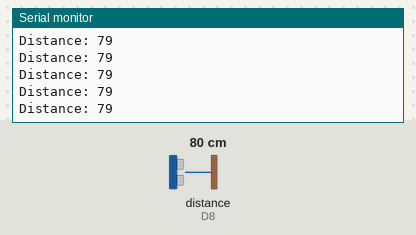
A sketch run on a simulated ESP8266 (NodeMCU). On the bench: the last lines printed to the serial monitor. Wiring (inferred from the names in the program): ultrasonic range finder: trigger D7; echo D8. The inputs (shaded band) are chosen by the test bench; at power-on: distance to the obstacle (sensor on D8) 80 cm. The echo pulse lasts 58.3 µs per cm.

Above: at 1.2 s.
1.3 s: distance to the obstacle (sensor on D8) set to 2 cm
At 1.8 s:
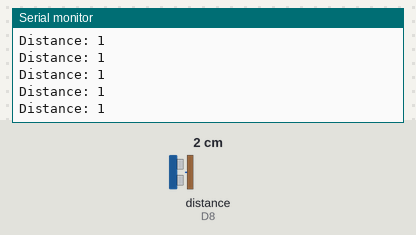
2.8 s: distance to the obstacle (sensor on D8) set to 4 cm
At 3.5 s:
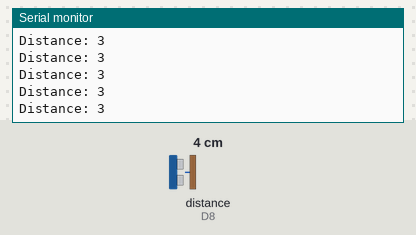
Timing chart, 0 to 3.8 s (numbered marks = the images above; inputs shaded):
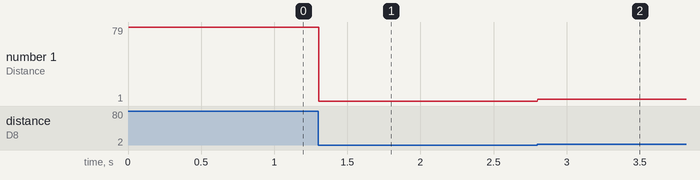

Measured:
- after the input at 1.3 s, the serial monitor: prints a new line at once (image 1)
- after the input at 2.8 s, the serial monitor: prints a new line at once (image 2)
- plotted number 1: 79 → 1 after the input at 1.3 s, 1 → 3 after the input at 2.8 s

The sketch:

Ultrasonic_Sensor.ino
```cpp
const int trigpin=D7;
const int echopin=D8;

long duration;
int distance;

void setup() {
pinMode(trigpin,OUTPUT);
pinMode(echopin,INPUT);
Serial.begin(115200);

}

void loop() {
digitalWrite(trigpin,LOW);
delayMicroseconds(2);

digitalWrite(trigpin,HIGH);
delayMicroseconds(10);
digitalWrite(trigpin,LOW);

duration = pulseIn(echopin,HIGH);
distance = duration*0.034/2;

Serial.print("Distance: ");
Serial.println(distance);
}
```
